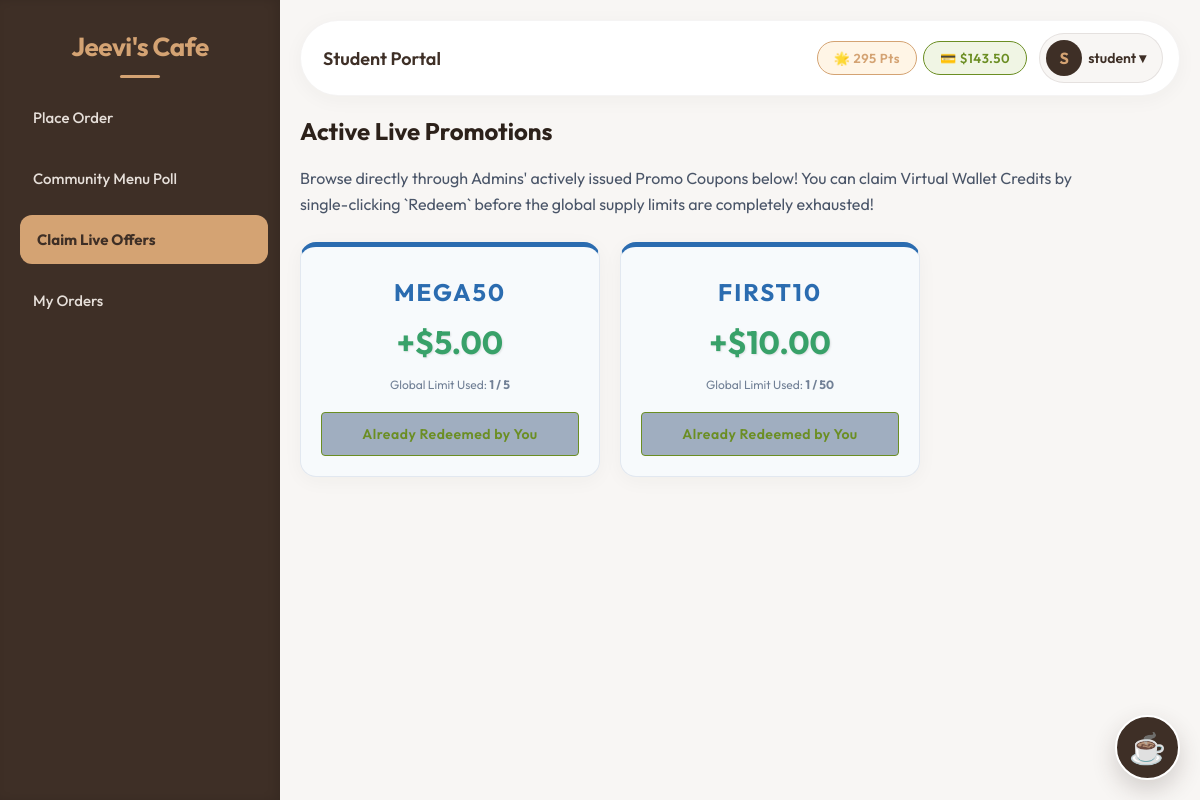
Page /studentVouchers.php (signed in) on the committed database.
### tables this page shows
CREATE TABLE `users` (
  `id` int(11) NOT NULL,
  `username` varchar(50) NOT NULL,
  `password` varchar(255) NOT NULL,
  `role` enum('user','admin','staff') NOT NULL DEFAULT 'user',
  `wallet` decimal(10,2) DEFAULT 50.00,
  `loyalty_points` int(11) DEFAULT 0,
  `register_number` varchar(50) DEFAULT NULL
);

CREATE TABLE `vouchers` (
  `id` int(11) NOT NULL,
  `code` varchar(50) NOT NULL,
  `discount_value` decimal(10,2) NOT NULL,
  `max_uses` int(11) DEFAULT 1,
  `current_uses` int(11) DEFAULT 0,
  `is_active` tinyint(1) DEFAULT 1,
  `target_role` enum('user','staff') DEFAULT 'user'
);

### studentVouchers.php (the view, shortened to what this page needs)
<?php
require 'includes/header.php';
$vouchers = $conn->query("SELECT * FROM vouchers WHERE is_active=1 AND target_role='$role' ORDER BY id DESC");
$claimed = [];
$cQ = $conn->query("SELECT voucher_id FROM user_vouchers WHERE user_id=$user_id");
while($cR = $cQ->fetch_assoc()) $claimed[] = $cR['voucher_id'];
?>
<h2 style="margin-bottom: 20px;">Active Live Promotions</h2>
<p style="margin-bottom: 25px; color: #4a5568; max-width:800px; line-height:1.6;">
    Browse directly through Admins' actively issued Promo Coupons below! You can claim Virtual Wallet Credits by single-clicking `Redeem` before the global supply limits are completely exhausted!
</p>
<div style="display:flex; flex-wrap:wrap; gap:20px;">
    <?php while ($row = $vouchers->fetch_assoc()): ?>
    <?php $is_claimed = in_array($row['id'], $claimed); ?>
    <div class="form-container" style="margin:0; width: 300px; display:flex; flex-direction:column; background-color: #f7fafc; border: 1px solid #e2e8f0; border-top: 5px solid #2b6cb0;">
        <h3 style="color:#2b6cb0; text-align:center; font-size:24px; letter-spacing:2px; margin-top:10px; text-transform: uppercase;">
            <?php echo htmlspecialchars($row['code']); ?>
        </h3>
        <p style="text-align:center; font-size:32px; font-weight:bold; color:#38a169; text-shadow: 1px 1px 2px rgba(0,0,0,0.1); margin: 15px 0;">
            +$<?php echo number_format($row['discount_value'], 2); ?>
        </p>
        <p style="text-align:center; font-size:12px; color:#718096; margin-bottom:20px;">
            Global Limit Used: <strong><?php echo $row['current_uses']; ?> / <?php echo $row['max_uses']; ?></strong>
        </p>
        <?php if($is_claimed): ?>
            <span class="badge badge-completed" style="text-align:center; background:#a0aec0; padding:12px; font-size: 14px; border-radius: 4px;">Already Redeemed by You</span>
        <?php else: ?>
            <button onclick="handleAction('redeem_voucher', '<?php echo htmlspecialchars($row['code']); ?>')" class="btn" style="background:#2b6cb0; font-size: 14px; padding: 12px; font-weight: bold; border-radius: 4px; box-shadow: 0 4px 6px rgba(43,108,176, 0.2);">
                💰 INSTANT CLAIM TO WALLET
            </button>
        <?php endif; ?>
    </div>
    <?php endwhile; ?>
</div>
<?php require 'includes/footer.php'; ?>

### includes/header.php (shortened to what this page needs)
<?php
require 'includes/db.php';
$stmt = $conn->prepare("SELECT username, role, wallet, loyalty_points FROM users WHERE id=?");
$stmt->bind_param("i", $_SESSION['user_id']);
$stmt->execute();
$me = $stmt->get_result()->fetch_assoc();
$username = $me['username'];
$role = trim(strtolower($me['role']));
$user_id = $_SESSION['user_id'];
$wallet = $me['wallet'];
$loyalty_points = $me['loyalty_points'] ?? 0;
$currentPage = basename($_SERVER['PHP_SELF']);
?>
<!DOCTYPE html>
<html lang="en">
<head>
    <link rel="stylesheet" href="assets/css/style.css">
</head>
<body>
<div class="app-container">
    <div class="sidebar">
        <h2>Jeevi's Cafe</h2>
        <ul>
            <?php if ($role === 'user'): ?>
            <li><a href="index.php" class="<?php echo ($currentPage=='index.php')?'active':''; ?>">Place Order</a></li>
            <li><a href="vote.php" class="<?php echo ($currentPage=='vote.php')?'active':''; ?>">Community Menu Poll</a></li>
            <li><a href="studentVouchers.php" class="<?php echo ($currentPage=='studentVouchers.php')?'active':''; ?>">Claim Live Offers</a></li>
            <li><a href="myOrders.php" class="<?php echo ($currentPage=='myOrders.php')?'active':''; ?>">My Orders</a></li>
            <?php endif; ?>
        </ul>
    </div>
    <div class="main-content">
        <div class="header">
            <h3><?php
                if($role === 'admin') echo 'Canteen Administrator';
                elseif($role === 'staff') echo 'College Faculty Portal';
                else echo 'Student Portal';
            ?></h3>
            <div class="user-info">
                <?php if($role === 'user' || $role === 'staff'): ?>
                <div class="badge-group">
                    <span class="badge" style="background:#FFF5E6; color:#D4A373; border: 1px solid #D4A373;">🌟 <span id="nav-points"><?php echo $loyalty_points; ?></span> Pts</span>
                    <span class="badge" style="background:#F0F5E4; color:#6B8E23; border: 1px solid #6B8E23;">💳 $<span id="nav-wallet"><?php echo number_format($wallet, 2); ?></span></span>
                </div>
                <?php endif; ?>
                <div class="user-dropdown-container">
                    <div class="user-avatar-btn">
                        <div class="avatar-circle"><?php echo strtoupper(substr($username, 0, 1)); ?></div>
                        <span class="avatar-text"><?php echo htmlspecialchars($username); ?> ▾</span>
                    </div>
                </div>
            </div>
        </div>
        <div class="content-body">

### assets/css/style.css (style rules this page uses)
:root { --bg-color: #F8F6F4; --sidebar-bg: #3E2F26; --sidebar-text: #F8F6F4; --text-main: #2C211A; --text-muted: #7E6B5A; --accent: #D4A373; --accent-hover: #BC8F60; --card-bg: #FFFFFF; --success: #6B8E23; --danger: #C05640; --space-xs: 4px; --space-sm: 6px; --space-md: 12px; --space-lg: 16px; --space-xl: 20px; --space-xxl: 30px; --radius-small: 6px; --radius-medium: 12px; --radius-large: 16px; --radius-pill: 9999px; --shadow-soft: 0 4px 20px rgba(62, 47, 38, 0.04); --shadow-hover: 0 10px 30px rgba(62, 47, 38, 0.08); --shadow-dropdown: 0 10px 40px rgba(0, 0, 0, 0.1); }
* { box-sizing: border-box; margin: 0; padding: 0; font-family: 'Outfit', sans-serif; }
body { background-color: var(--bg-color); color: var(--text-main); display: flex; min-height: 100vh; }
a { text-decoration: none; color: inherit; }
.app-container { display: flex; width: 100%; }
.sidebar { width: 280px; background-color: var(--sidebar-bg); color: var(--sidebar-text); padding: var(--space-xxl) var(--space-lg); display: flex; flex-direction: column; box-shadow: inset -4px 0 10px rgba(0,0,0,0.1); }
.sidebar h2 { font-size: 26px; font-weight: 700; margin-bottom: var(--space-xxl); color: var(--accent); text-align: center; letter-spacing: -0.5px; position: relative; }
.sidebar h2::after { content: ''; position: absolute; bottom: -15px; left: 50%; transform: translateX(-50%); width: 40px; height: 3px; background-color: var(--accent); border-radius: var(--radius-pill); }
.sidebar ul { list-style: none; flex: 1; }
.sidebar ul li { margin-bottom: var(--space-md); }
.sidebar ul li a { display: block; padding: 14px var(--space-lg); border-radius: var(--radius-medium); font-weight: 500; font-size: 15px; color: #E6DFD9; transition: all 0.3s cubic-bezier(0.16, 1, 0.3, 1); border: 1px dashed transparent; }
.sidebar ul li a:hover, .sidebar ul li a.active { background-color: rgba(212, 163, 115, 0.15); color: var(--accent); border: 1px dashed var(--accent); transform: translateX(4px); }
.sidebar ul li a.active { background-color: var(--accent); color: var(--sidebar-bg); font-weight: 700; }
.main-content { flex: 1; display: flex; flex-direction: column; padding: var(--space-xl); overflow-y: auto; height: 100vh; }
.header { background-color: var(--card-bg); padding: var(--space-md) var(--space-lg); border-radius: var(--radius-pill); display: flex; justify-content: space-between; align-items: center; margin-bottom: var(--space-xl); box-shadow: var(--shadow-soft); border: 1px solid rgba(62, 47, 38, 0.05); }
.header h3 { font-size: 18px; font-weight: 600; color: var(--sidebar-bg); padding-left: var(--space-sm); }
.user-info { display: flex; align-items: center; font-size: 14px; gap: var(--space-md); }
.badge-group { display: flex; gap: var(--space-sm); }
.user-dropdown-container { position: relative; display: inline-block; }
.user-avatar-btn { display: flex; align-items: center; gap: var(--space-sm); padding: 6px 16px 6px 6px; background-color: var(--bg-color); border-radius: var(--radius-pill); border: 1px solid rgba(62, 47, 38, 0.1); cursor: pointer; transition: all 0.2s ease; }
.avatar-circle { width: 36px; height: 36px; background-color: var(--sidebar-bg); color: var(--accent); border-radius: 50%; display: flex; align-items: center; justify-content: center; font-weight: bold; font-size: 16px; }
.avatar-text { font-weight: 600; color: var(--sidebar-bg); }
.form-container { background: var(--card-bg); padding: var(--space-xl); border-radius: var(--radius-large); margin-bottom: var(--space-xl); box-shadow: var(--shadow-soft); border: 1px solid rgba(62, 47, 38, 0.03); transition: transform 0.3s ease, box-shadow 0.3s ease; }
.badge { padding: 8px 16px; border-radius: var(--radius-pill); font-size: 13px; font-weight: 600; display: inline-block; letter-spacing: 0.5px; }
.badge-completed { background-color: #F0F5E4; color: #6B8E23; border: 1px solid #6B8E23; }

### rows in the picture
users: loyalty_points "295", wallet "143.50", username "S", username "student"
vouchers: code "MEGA50", discount_value "5.00", current_uses "1", max_uses "5", shows "Already Redeemed by You"
vouchers: code "FIRST10", discount_value "10.00", current_uses "1", max_uses "50", shows "Already Redeemed by You"
